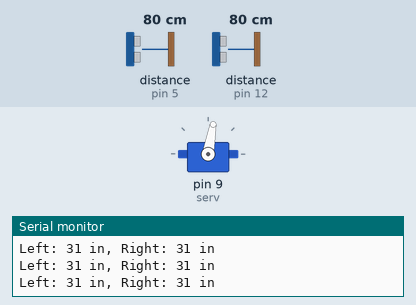
Simulated run of this sketch. Board: Arduino Leonardo, built with avr-gcc and run on an emulated ATmega32U4. Parts: servo, the last lines printed to the serial monitor. Wiring (inferred from the names in the program): 2 × ultrasonic range finder: trigger pin 6, echo pin 5 / trigger pin 13, echo pin 12. Inputs (shaded band) come from the test bench; at power-on: distance to the obstacle (sensors on pin 5, pin 12) 80 cm. The echo pulse lasts 58.3 µs per cm.

Above: at 1.2 s.
1.3 s: distance to the obstacle (sensor on pin 5) set to 30 cm
2.8 s: distance to the obstacle (sensor on pin 5) set to 25 cm
At 3.05 s:
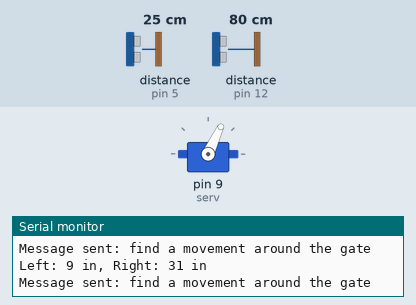
At 4.7 s:
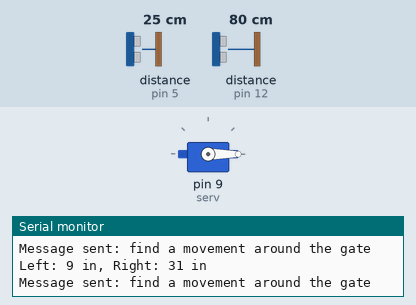
5.8 s: distance to the obstacle (sensor on pin 12) set to 21 cm
7.3 s: distance to the obstacle (sensor on pin 12) set to 16 cm
At 7.65 s:
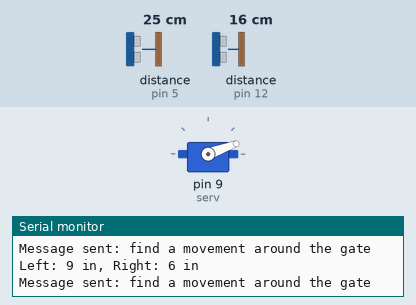
10.3 s: distance to the obstacle (sensor on pin 12) set to 35 cm
13.3 s: distance to the obstacle (sensor on pin 12) set to 2 cm
At 17.1 s:
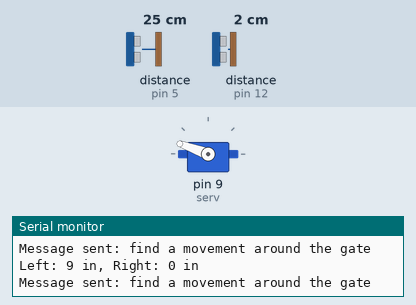
Timing chart, 0 to 17.3 s (numbered marks = the images above; inputs shaded):
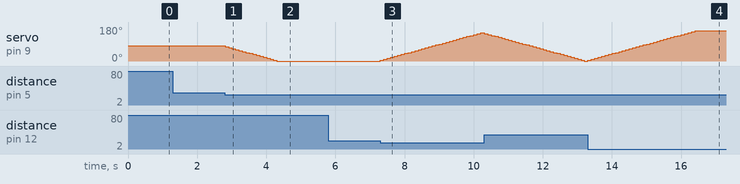

The sketch:

draft4.ino
```cpp
#include <Servo.h>

Servo myservo;

const int Lin = 5, Rin = 12, Lout = 6, Rout = 13;
const int serv = 9;
long Rduration, Lduration, Rinches, Linches;
int threshold = 10;
int angle = 80;
boolean debug = true;  // Set to true to enable debugging
unsigned long previousMillis = 0;
const long interval = 100;

int stepSize = 5;

void setup() {
  Serial.begin(9600);
  Serial1.begin(9600);

  myservo.attach(serv);
  myservo.write(angle);
}

void loop() {
  unsigned long currentMillis = millis();

  if (currentMillis - previousMillis >= interval) {
    previousMillis = currentMillis;
    readUltrasonics();
    follow();
    if (Linches <= threshold || Rinches <= threshold) {
      Serial1.println("find a movement around the gate");
      if (debug) {
        Serial.println("Message sent: find a movement around the gate");
      }
    }
  }
}

void readUltrasonics() {
  pinMode(Rout, OUTPUT);
  digitalWrite(Rout, LOW);
  delayMicroseconds(2);
  digitalWrite(Rout, HIGH);
  delayMicroseconds(5);
  digitalWrite(Rout, LOW);
  Rduration = pulseIn(Rin, HIGH);

  pinMode(Lout, OUTPUT);
  digitalWrite(Lout, LOW);
  delayMicroseconds(2);
  digitalWrite(Lout, HIGH);
  delayMicroseconds(5);
  digitalWrite(Lout, LOW);
  Lduration = pulseIn(Lin, HIGH);

  Rinches = microsecondsToInches(Rduration);
  Linches = microsecondsToInches(Lduration);

  if (debug) {
    Serial.print("Left: ");
    Serial.print(Linches);
    Serial.print(" in, Right: ");
    Serial.print(Rinches);
    Serial.println(" in");
  }
}

long microsecondsToInches(long microseconds) {
  return microseconds / 74 / 2;
}

void follow() {
  if (Linches <= threshold || Rinches <= threshold) {
    if (Linches + 2 < Rinches) {
      angle = angle - stepSize;  // Move left faster
    }
    if (Rinches + 2 < Linches) {
      angle = angle + stepSize;  // Move right faster
    }
  }

  // Limit servo angle between 0 and 160 degrees
  if (angle > 160) {
    angle = 160;
  }
  if (angle < 0) {
    angle = 0;
  }

  myservo.write(angle);  // Update servo position
}
```

Measured:
- the behaviour switches between 29 and 28 cm on distance to the obstacle (sensor on pin 5) (found by bisection; images 0 and 1)
- the behaviour switches between 19 and 18 cm on distance to the obstacle (sensor on pin 12) (found by bisection; images 2 and 3)
- after the input at 2.8 s, servo on pin 9 (serv): moves from 80° to 0° over 1.5 s, starting at once
- after the input at 7.3 s, servo on pin 9 (serv): moves from 0° to 150° over 2.9 s, starting at once
- after the input at 13.3 s, servo on pin 9 (serv): moves from 0° to 160° over 3.1 s, starting at once
